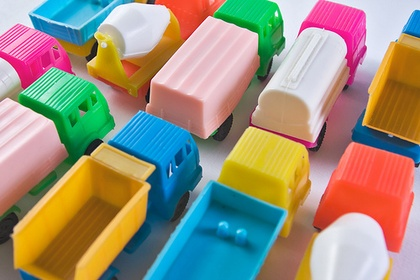
%> input picture exercise1/trucks.jpg, 420 x 280 px, shrunk from 500 x 333 before the run
$ octave exercise1_assignment3b.m   (GNU Octave 9; MATLAB toolbox functions it lacks are replaced by stand-ins)
%> lines starting %> are read from the running program, lines starting %| are printed output that depends on the picture; in (x1, y1, x2, y2) boxes, pixels count from 0 and x2, y2 are one past the last pixel; in counts of white or black regions, pixels touching at a corner belong together; the program's own positions count from 1
### exercise1/isolate_color.m
function I2 = isolate_color (I, mask)

% assume rgb image
I_gray = rgb2gray(I);
I_background = I_gray;
I_background(mask)=0;

c1 = I(:,:,1);
c2 = I(:,:,2);
c3 = I(:,:,3);

c1_foreground = c1;
c1_foreground(~mask)=0;
c2_foreground = c2;
c2_foreground(~mask)=0;
c3_foreground = c3;
c3_foreground(~mask)=0;

I2 = cat(3,I_background+c1_foreground, I_background+c2_foreground,I_background+c3_foreground);


end

### exercise1/exercise1_assignment3b.m
A = imread('trucks.jpg');
%> A is the input picture: size 280x420x3 uint8; mean R, G, B 154.9, 144.4, 124.9
A_hsv = rgb2hsv(A);
%> A_hsv: size 280x420x3 double; mean H, S, V 0.418, 0.562, 0.755
hue = A_hsv(:,:,1);
[h, w, d] = size(A)
%> h = 280; w = 420; d = 3

% masking & thresholding the blue channel of the org RGB image
mask = A(:,:,3) > 200;
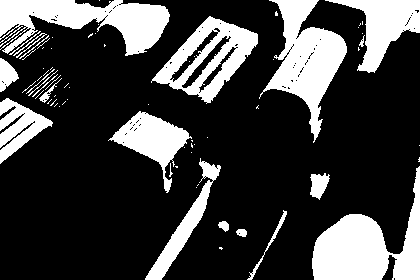
%> mask: size 280x420 logical; 25.8% white; 71 white regions (49 under 20 px), largest, box (x1, y1, x2, y2) and area: (312, 166, 420, 280) 5687, (0, 0, 170, 56) 5131, (259, 0, 347, 143) 5091
thresholded = isolate_color(A, mask);
%> in isolate_color, `c2 = I(:,:,2);`:
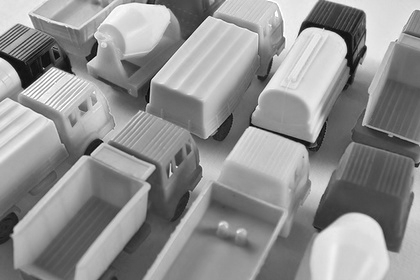
%> c2: size 280x420 uint8; min 0, max 255, mean 144.4
%> in isolate_color, `c3 = I(:,:,3);`:
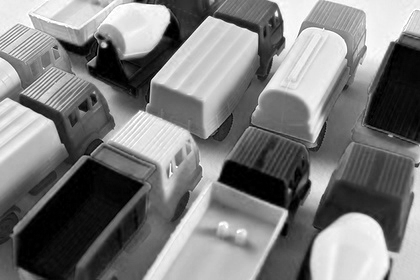
%> c3: size 280x420 uint8; min 0, max 255, mean 124.9

% show result - RGB image
figure(1);
subplot(1,2,1);
imshow(A);
subplot(1,2,2);
imshow(thresholded);


%visualize HSV color spectrum
I = ones(20, 255, 3);
I(:,:,1) = ones(20, 1) * linspace(0, 1, 255);
figure(2);
image([0,1], [0,1], hsv2rgb(I));

% masking & thresholding - HSV
min = 0.5;
max = 0.75;
mask1 = zeros(size(h, w));
mask2 = zeros(size(h, w));
for i = 1:h
    for j = 1:w
        mask1(i,j) = hue(i,j) > min;
        mask2(i,j) = hue(i,j) < max;
    end
end
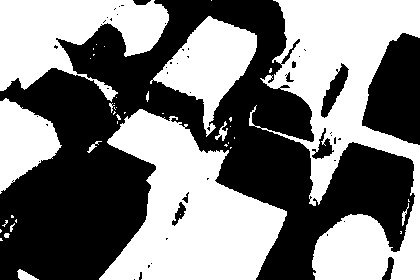
%> mask1: size 280x420 double; values 0 (black) and 1 (white), 49.2% white; 43 white regions (30 under 20 px), largest, box (x1, y1, x2, y2) and area: (249, 0, 420, 280) 21004, (99, 109, 287, 280) 17787, (0, 0, 169, 102) 9468
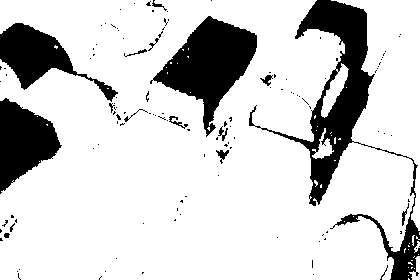
%> mask2: size 280x420 double; values 0 (black) and 1 (white), 81.7% white; 126 black regions (110 under 20 px), largest, box (x1, y1, x2, y2) and area: (249, 0, 420, 280) 8285, (150, 16, 257, 137) 5600, (0, 98, 62, 194) 3503
thresholded = isolate_color(A, mask1 & mask2);
%> in isolate_color (call 2), `I_background(mask)=0;`:
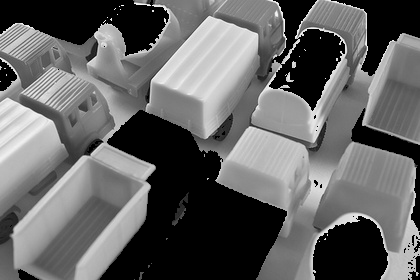
%> I_background: size 280x420 uint8; min 0, max 254, mean 99.4
%> in isolate_color (call 2), `c3_foreground(~mask)=0;`:
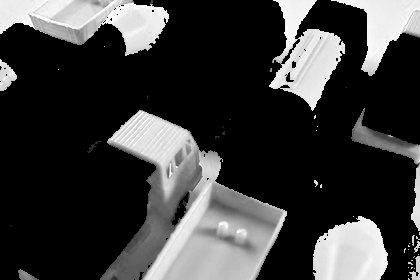
%> c3_foreground: size 280x420 uint8; min 0, max 255, mean 59.6
%> in isolate_color (call 2), `I2 = cat(3,I_background+c1_foreground, I_background+c2_foreground,I_ba..`: I2: size 280x420x3 uint8; mean H, S, V 130.8, 150.1, 159

% show result - HSV image
figure(3);
imshow(thresholded);

$ run again, with exercise1/monitor.jpg copied over exercise1/trucks.jpg
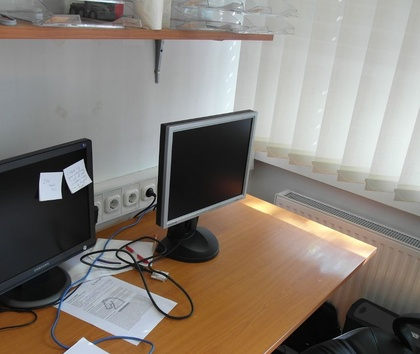
%> input picture exercise1/monitor.jpg, 420 x 354 px, shrunk from 859 x 723 before the run
%> A is the input picture: size 354x420x3 uint8; mean R, G, B 135.1, 127.2, 119
%> A_hsv: size 354x420x3 double; mean H, S, V 0.281, 0.167, 0.542
%> `mask = A(:,:,3) > 200;`:
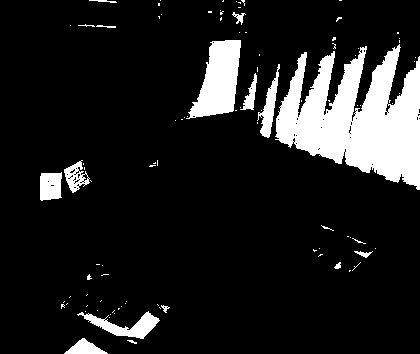
%> mask: size 354x420 logical; 12.6% white; 98 white regions (82 under 20 px), largest, box (x1, y1, x2, y2) and area: (275, 44, 420, 190) 12460, (186, 40, 241, 119) 2577, (77, 311, 160, 339) 871
%> I_background: size 354x420 uint8; min 0, max 249, mean 101.8
%> in isolate_color (call 2), `c1_foreground(~mask)=0;`:
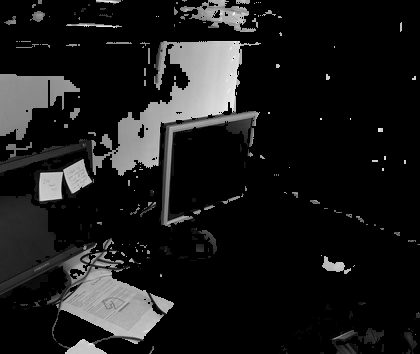
%> c1_foreground: size 354x420 uint8; min 0, max 250, mean 26.8
%> I2: size 354x420x3 uint8; mean H, S, V 127.8, 128.8, 130

$ run again, with exercise1/umbrellas.jpg copied over exercise1/trucks.jpg
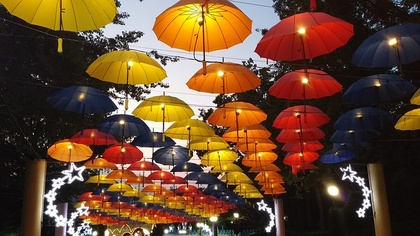
%> input picture exercise1/umbrellas.jpg, 420 x 236 px, shrunk from 640 x 360 before the run
%> A is the input picture: size 236x420x3 uint8; mean R, G, B 105, 72.9, 47.7
%> A_hsv: size 236x420x3 double; mean H, S, V 0.273, 0.509, 0.423
%> mask: size 236x420 logical; 8.2% white; 130 white regions (106 under 20 px), largest, box (x1, y1, x2, y2) and area: (100, 0, 194, 59) 2109, (141, 55, 219, 120) 1670, (205, 2, 280, 67) 1594
%> I_background: size 236x420 uint8; min 0, max 249, mean 61.1
%> after the loop `for i = 1:h`:
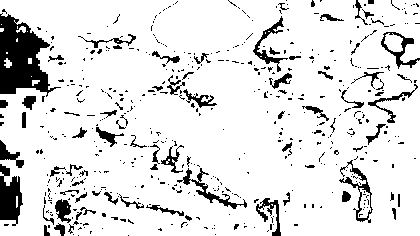
%> mask2: size 236x420 double; values 0 (black) and 1 (white), 87.9% white; 500 black regions (420 under 20 px), largest, box (x1, y1, x2, y2) and area: (0, 13, 61, 97) 2740, (0, 164, 23, 226) 902, (177, 168, 247, 209) 462
%> I_background: size 236x420 uint8; min 0, max 255, mean 63.3
%> in isolate_color (call 2), `c3_foreground(~mask)=0;`:
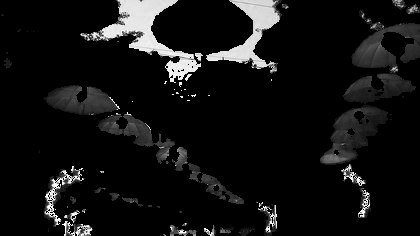
%> c3_foreground: size 236x420 uint8; min 0, max 255, mean 18.4; mean of the top-left, top-right, bottom-left and bottom-right quarters 30.1, 23.2, 12, 8.1
%> I2: size 236x420x3 uint8; mean H, S, V 79, 79.5, 81.7
